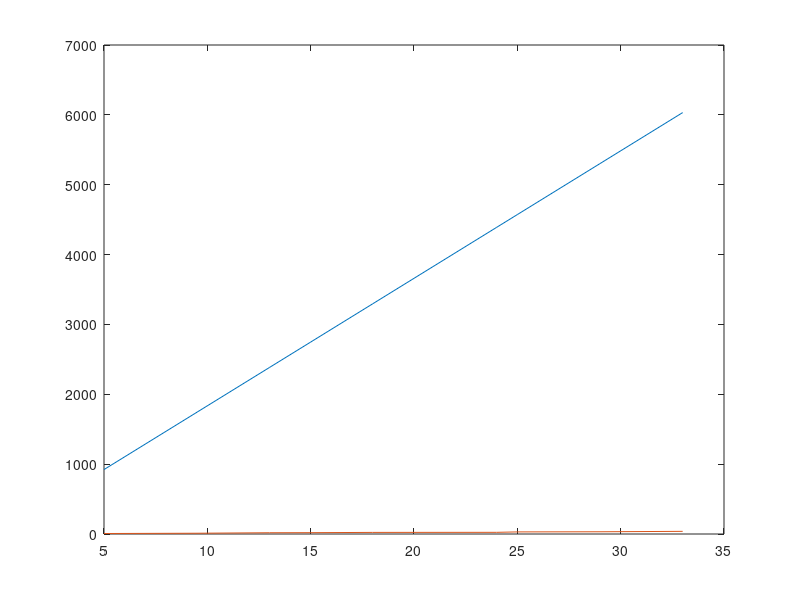

Source code (MATLAB):
x = [5, 9.5, 11, 13, 15, 18, 24, 25, 29, 33];
y = [7, 11, 14, 18, 19, 23, 24, 30, 32, 38];

% plot(x, y);

n = size(x, 2);

a = [n, sum(x); sum(x), sum(x .^ 2)];
v = inv(a) .* [sum(y); sum(x.*y)];

f = @(x)a(1) + a(2).*x;

plot(x,f(x),x,y);